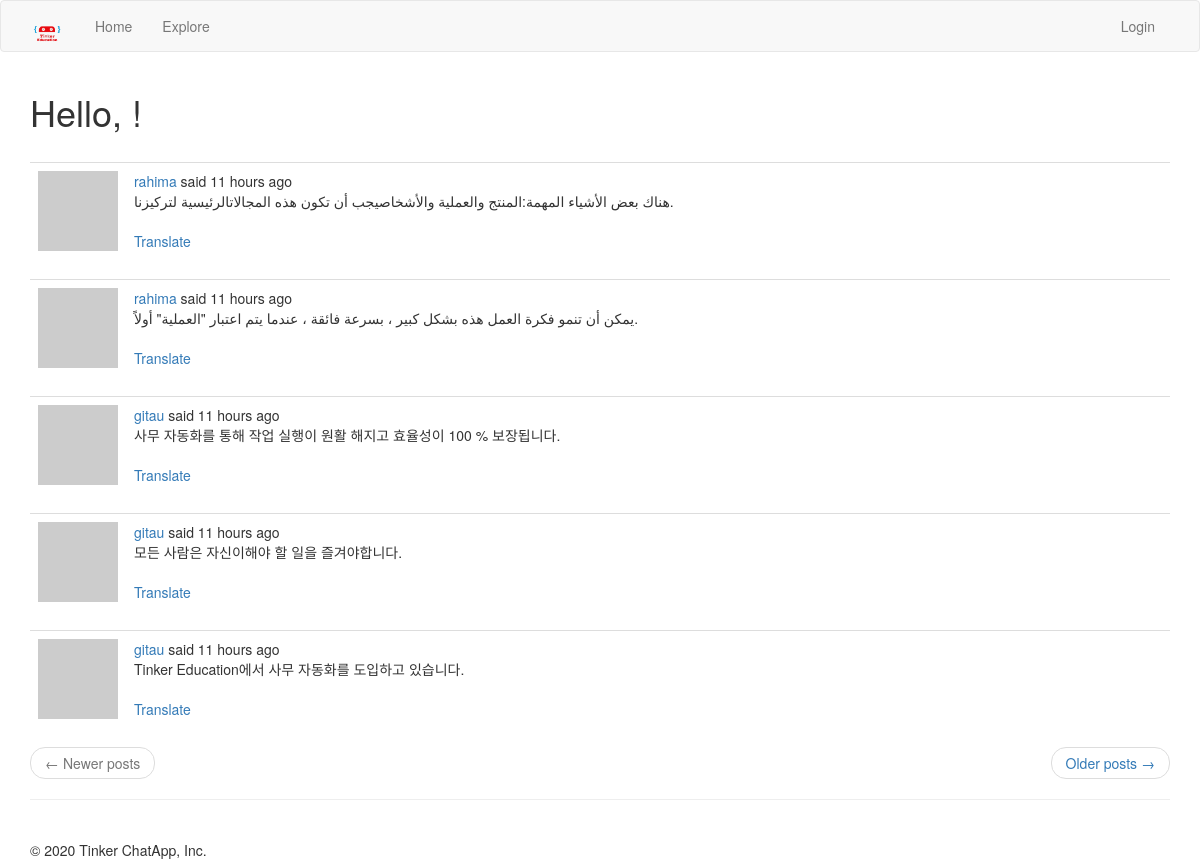
/explore, run on the app's committed database.
### app/models.py (models this page shows, shortened)
class Post(db.Model):
    id = db.Column(db.Integer, primary_key = True)
    body = db.Column(db.String(140))
    timestamp = db.Column(db.DateTime, index = True, default = datetime.utcnow)
    user_id = db.Column(db.Integer, db.ForeignKey('user.id'))
    language = db.Column(db.String(5))

### app/routes.py (the view)
@app.route('/explore')
def explore():
    page = request.args.get('page', 1, type=int)
    posts = Post.query.order_by(Post.timestamp.desc()).paginate(
        page, app.config['POSTS_PER_PAGE'], False
    )
    next_url = url_for('explore', page = posts.next_num) \
        if posts.has_next else None
    prev_url = url_for('explore', page = posts.prev_num) \
        if posts.has_prev else None
    return render_template('home.html', title = 'Explore', posts = posts.items, next_url = next_url, prev_url = prev_url)

### app/models.py (called while the page is built)
    def avatar(self, size):
        digest = md5(self.email.lower().encode('utf-8')).hexdigest()
        return 'https://www.gravatar.com/avatar/{}?d=identicon&s={}'.format(digest, size)

### app/routes.py (called while the page is built)
@app.before_request
def before_request():
    if current_user.is_authenticated:
        current_user.last_seen = datetime.utcnow()
        db.session.commit()
    g.locale = str(get_locale())

### app/templates/home.html (shortened to what this page needs)
{% extends 'base.html' %}
{% import 'bootstrap/wtf.html' as wtf %}
{% block app_content %}
    <h1>Hello, {{current_user.username}}!</h1><br>
    {% for post in posts %}
        {% include '_posts.html' %}
    {% endfor %}
    <nav aria-label="...">
        <ul class="pager">
            <li class="previous{% if not prev_url %} disabled{% endif %}">
                <a href="{{ prev_url or '#' }}">
                    <span aria-hidden="true">&larr;</span> Newer posts
                </a>
            </li>
            <li class="next{% if not next_url %} disabled{% endif %}">
                <a href="{{ next_url or '#' }}">
                    Older posts <span aria-hidden="true">&rarr;</span>
                </a>
            </li>
        </ul>
    </nav>
{% endblock %}

### app/templates/_posts.html (shortened to what this page needs)
<table class="table table-hover">
    <tr valign = 'top'>
        <td width="70px">
            <a href="{{ url_for('profile', username=post.author.username) }}">
                <img src="{{ post.author.avatar(36) }}" />
            </a>
        </td>
        <td>
            {{ _('%(username)s said %(when)s',
                username=user_link, when=moment(post.timestamp).fromNow()) }}
            <br>
            <span id="post{{ post.id }}">{{ post.body }}</span>
            {% if post.language and post.language != g.locale %}
                <br><br>
                <span id="translation{{ post.id }}">
                    <a href="javascript:translate(
                                '#post{{ post.id }}',
                                '#translation{{ post.id }}',
                                '{{ post.language }}',
                                '{{ g.locale }}');">{{ _('Translate') }}</a>
                </span>
            {% endif %}
        </td>
    </tr>
</table>

### data on the page
Post: body "هناك بعض الأشياء المهمة:المنتج والعملية والأشخاصيجب أن تكون هذه المجالاتالرئيسية لتركيزنا."
Post: body "يمكن أن تنمو فكرة العمل هذه بشكل كبير ، بسرعة فائقة ، عندما يتم اعتبار \"العملية\" أولاً."
Post: body "사무 자동화를 통해 작업 실행이 원활 해지고 효율성이 100 % 보장됩니다."
Post: body "모든 사람은 자신이해야 할 일을 즐겨야합니다."
Post: body "Tinker Education에서 사무 자동화를 도입하고 있습니다."

### other printed values
{{ moment().format('YYYY') }} "2020"
